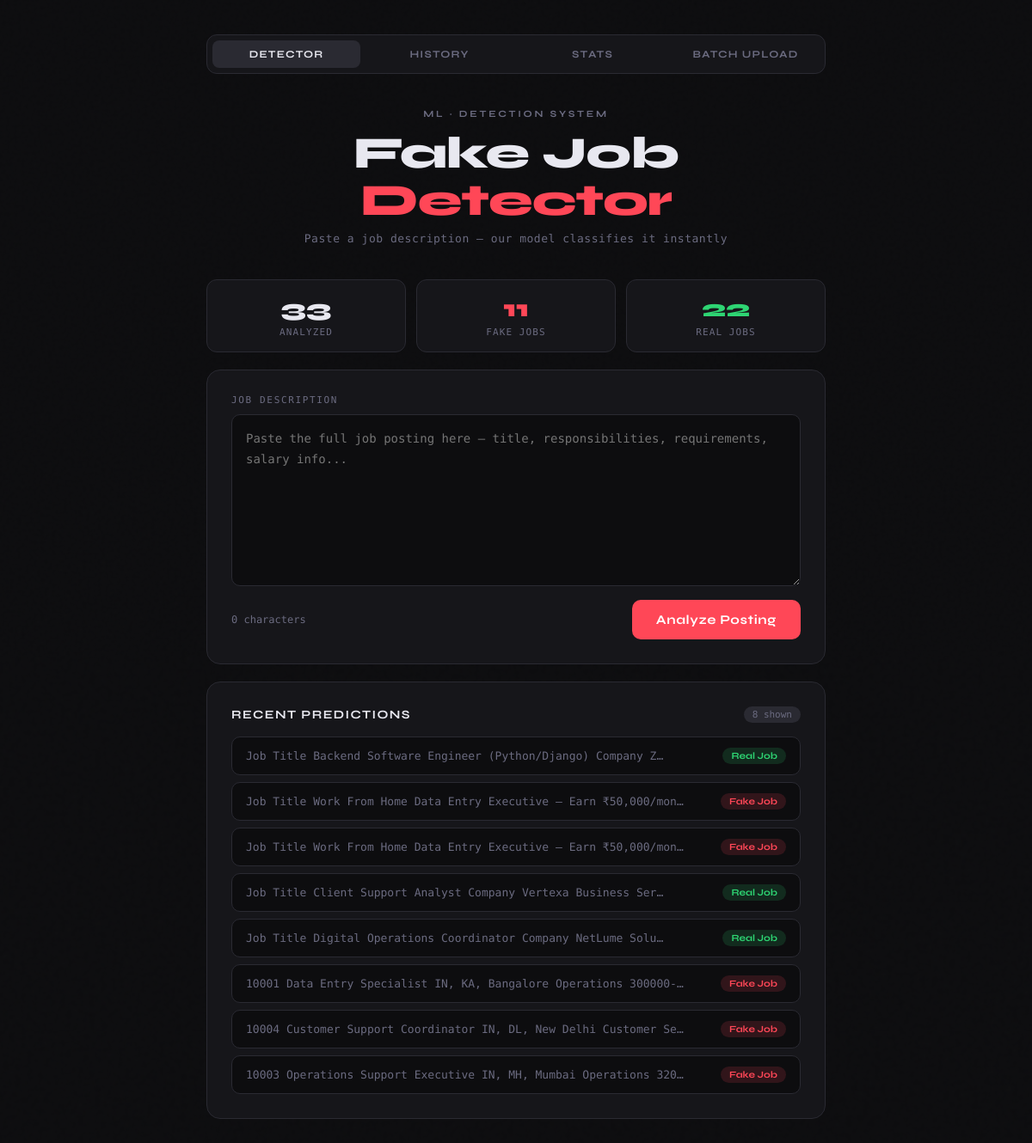
The page / on the database its author committed.
### tables this page shows
CREATE TABLE jobs(
        id INTEGER PRIMARY KEY,
        description TEXT,
        prediction TEXT
    , created_at DATETIME DEFAULT (datetime('now')));

### app.py (the view)
@app.route("/", methods=["GET"])
def home():
    all_jobs = get_all_jobs()
    stats    = get_dashboard_stats(all_jobs)
    recent   = all_jobs[:8]          # last 8 for the sidebar
    return render_template("index.html", stats=stats, recent=recent)

### app.py (called while the page is built)
def get_dashboard_stats(jobs):
    total = len(jobs)
    fake  = sum(1 for j in jobs if j["prediction"] == "Fake Job")
    real  = total - fake
    fake_pct = round(fake / total * 100, 1) if total else 0
    return {"total": total, "fake": fake, "real": real, "fake_pct": fake_pct}

### src/database.py (called while the page is built)
def _connect():
    conn = sqlite3.connect(DB_PATH)
    conn.row_factory = sqlite3.Row   # rows behave like dicts
    return conn

def get_all_jobs():
    conn = _connect()
    rows = conn.execute(
        "SELECT id, description, prediction, created_at FROM jobs ORDER BY id DESC"
    ).fetchall()
    conn.close()
    return [dict(r) for r in rows]

### templates/index.html (shortened to what this page needs)
<!DOCTYPE html>
<html lang="en">
<head>
</head>
<body>
<nav>
  <a href="/" class="active">Detector</a>
  <a href="/history">History</a>
  <a href="/stats">Stats</a>
  <a href="/batch">Batch Upload</a>
</nav>
<div class="wrap">
  <header>
    <div class="logo">ML · Detection System</div>
    <h1>Fake Job<br/><span>Detector</span></h1>
    <p class="subtitle">Paste a job description — our model classifies it instantly</p>
  </header>
  <div class="stats">
    <div class="stat">
      <div class="stat-num">{{ stats.total }}</div>
      <div class="stat-label">Analyzed</div>
    </div>
    <div class="stat">
      <div class="stat-num red">{{ stats.fake }}</div>
      <div class="stat-label">Fake Jobs</div>
    </div>
    <div class="stat">
      <div class="stat-num green">{{ stats.real }}</div>
      <div class="stat-label">Real Jobs</div>
    </div>
  </div>
  <div class="card">
    <label for="job">Job Description</label>
    <form method="POST" action="/predict" id="predict-form">
      <textarea id="job" name="job" placeholder="Paste the full job posting here — title, responsibilities, requirements, salary info...">{{ job_text or '' }}</textarea>
      <div class="meta-row">
        <span class="char-count" id="char-count">0 characters</span>
        <button type="submit" id="predict-btn">
          <span class="btn-text">Analyze Posting</span>
        </button>
      </div>
    </form>
  </div>
  <div class="card">
    <div class="history-header">
      <h2>Recent Predictions</h2>
      <span class="pill">{{ recent|length }} shown</span>
    </div>
    <div class="history-list">
      {% if recent %}
        {% for item in recent %}
        <div class="history-item" data-desc="{{ item.description[:200] | e }}" onclick="fillTextarea(this.dataset.desc)">
          <span class="hi-text">{{ item.description[:70] | e }}…</span>
          <span class="hi-badge {{ 'fake' if item.prediction == 'Fake Job' else 'real' }}">
            {{ item.prediction }}
          </span>
        </div>
        {% endfor %}
      {% else %}
        <div class="empty">No predictions yet. Analyze a job posting above.</div>
      {% endif %}
    </div>
  </div>
</div>
</body>
</html>

### templates/index.html (style rules this page uses)
* { box-sizing:border-box;margin:0;padding:0 }
:root { --bg:#0d0d0f; --surface:#16161a; --border:#2a2a32; --accent:#ff4757; --accent2:#2ed573; --text:#e8e8f0; --muted:#6b6b80; --font-head:'Syne',sans-serif; --font-mono:'DM Mono',monospace; }
body { background:var(--bg);color:var(--text);font-family:var(--font-mono);min-height:100vh;display:flex;flex-direction:column;align-items:center;padding:40px 20px; }
body::before { content:'';position:fixed;inset:0;opacity:.4;pointer-events:none;z-index:0; }
nav { position:relative;z-index:1;width:100%;max-width:720px;display:flex;gap:6px;margin-bottom:40px;background:var(--surface);border:1px solid var(--border);border-radius:12px;padding:6px; }
nav a { flex:1;text-align:center;text-decoration:none;color:var(--muted);font-family:var(--font-head);font-size:12px;font-weight:700;letter-spacing:.1em;text-transform:uppercase;padding:9px 12px;border-radius:8px;transition:all .2s; }
nav a.active { background:var(--border);color:var(--text); }
.wrap { position:relative;z-index:1;width:100%;max-width:720px;animation:fadeIn .4s ease; }
header { margin-bottom:40px;text-align:center; }
.logo { font-family:var(--font-head);font-size:11px;font-weight:700;letter-spacing:.25em;text-transform:uppercase;color:var(--muted);margin-bottom:12px; }
h1 { font-family:var(--font-head);font-size:clamp(32px,6vw,52px);font-weight:800;line-height:1.05;letter-spacing:-.02em; }
h1 span { color:var(--accent); }
.subtitle { margin-top:10px;font-size:13px;color:var(--muted);letter-spacing:.04em; }
.stats { display:grid;grid-template-columns:1fr 1fr 1fr;gap:12px;margin-bottom:20px; }
.stat { background:var(--surface);border:1px solid var(--border);border-radius:12px;padding:16px;text-align:center; }
.stat-num { font-family:var(--font-head);font-size:28px;font-weight:800; }
.stat-num.red { color:var(--accent); }
.stat-num.green { color:var(--accent2); }
.stat-label { font-size:11px;color:var(--muted);letter-spacing:.1em;text-transform:uppercase;margin-top:4px; }
.card { background:var(--surface);border:1px solid var(--border);border-radius:16px;padding:28px;margin-bottom:20px; }
label { display:block;font-size:11px;letter-spacing:.15em;text-transform:uppercase;color:var(--muted);margin-bottom:10px; }
textarea { width:100%;background:#0d0d0f;border:1px solid var(--border);border-radius:10px; color:var(--text);font-family:var(--font-mono);font-size:14px;line-height:1.7; padding:16px;resize:vertical;min-height:200px;outline:none;transition:border-color .2s; }
.meta-row { display:flex;justify-content:space-between;align-items:center;margin-top:12px; }
.char-count { font-size:12px;color:var(--muted); }
button { display:flex;align-items:center;gap:10px; background:var(--accent);color:#fff; font-family:var(--font-head);font-weight:700;font-size:15px;letter-spacing:.04em; border:none;border-radius:10px;padding:14px 28px;cursor:pointer;transition:all .2s; }
.history-header { display:flex;justify-content:space-between;align-items:center;margin-bottom:16px; }
.history-header h2 { font-family:var(--font-head);font-size:14px;font-weight:700;letter-spacing:.1em;text-transform:uppercase; }
.pill { font-size:11px;background:var(--border);border-radius:20px;padding:3px 10px;color:var(--muted); }
.history-list { display:flex;flex-direction:column;gap:8px; }
.history-item { background:#0d0d0f;border:1px solid var(--border);border-radius:10px;padding:12px 16px;display:flex;justify-content:space-between;align-items:center;cursor:pointer;transition:border-color .2s; }
.hi-text { font-size:13px;color:var(--muted);white-space:nowrap;overflow:hidden;text-overflow:ellipsis;max-width:82%; }
.hi-badge { font-size:11px;font-weight:700;font-family:var(--font-head);padding:3px 10px;border-radius:20px;flex-shrink:0; }
.hi-badge.fake { background:rgba(255,71,87,.15);color:var(--accent); }
.hi-badge.real { background:rgba(46,213,115,.15);color:var(--accent2); }

### rows shown on the page
jobs: description "Job Title Backend Software Engineer (Python/Django) Company Z", prediction "Real Job"
jobs: description "Job Title Work From Home Data Entry Executive – Earn ₹50,000/mon…", prediction "Fake Job"
jobs: description "Job Title Work From Home Data Entry Executive – Earn ₹50,000/mon…", prediction "Fake Job"
jobs: description "Job Title Client Support Analyst Company Vertexa Business Ser", prediction "Real Job"
jobs: description "Job Title Digital Operations Coordinator Company NetLume Solu", prediction "Real Job"
jobs: description "10001 Data Entry Specialist IN, KA, Bangalore Operations 300000-…", prediction "Fake Job"
jobs: description "10004 Customer Support Coordinator IN, DL, New Delhi Customer Se…", prediction "Fake Job"
jobs: description "10003 Operations Support Executive IN, MH, Mumbai Operations 320…", prediction "Fake Job"

### other values the page prints
{{ stats.total }} "33"
{{ stats.fake }} "11"
{{ stats.real }} "22"
{{ recent|length }} "8"
